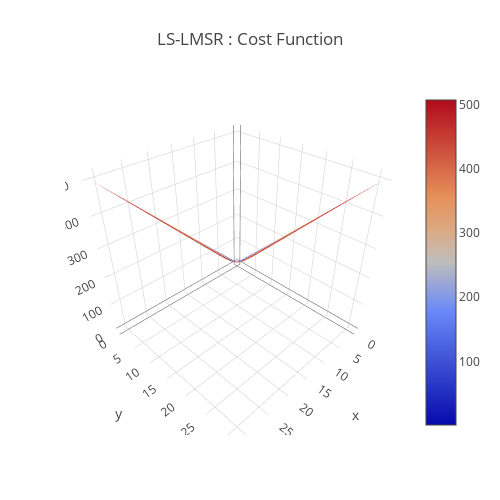

The notebook cell saved with this chart:
### Code cell
a = 0.01
data = [
    go.Surface(
        z=cost_function(x,y,a)
    )
]
layout = go.Layout(
    title='LS-LMSR : Cost Function',
    autosize=False,
    width=500,
    height=500,
    margin=dict(
        l=65,
        r=50,
        b=65,
        t=90
    )
)
fig = go.Figure(data=data, layout=layout)
URL = plotly.offline.iplot(fig, filename='Costfunction-3d-surface.html')

### Figure 1 — Plotly figure (JSON) as saved in the notebook; plotly's stock layout.template omitted (floating-point values rounded to 4 significant figures; data arrays with more than 128 entries replaced by an {"elided": "..."} marker saying what was removed)
{"data": [{"type": "surface", "uid": "90c22df3-d40c-4dcf-95ac-418ce5499d41", "z": {"elided": "32x32 float values"}}], "layout": {"autosize": false, "height": 500, "margin": {"b": 65, "l": 65, "r": 50, "t": 90}, "title": {"text": "LS-LMSR : Cost Function"}, "width": 500}}
